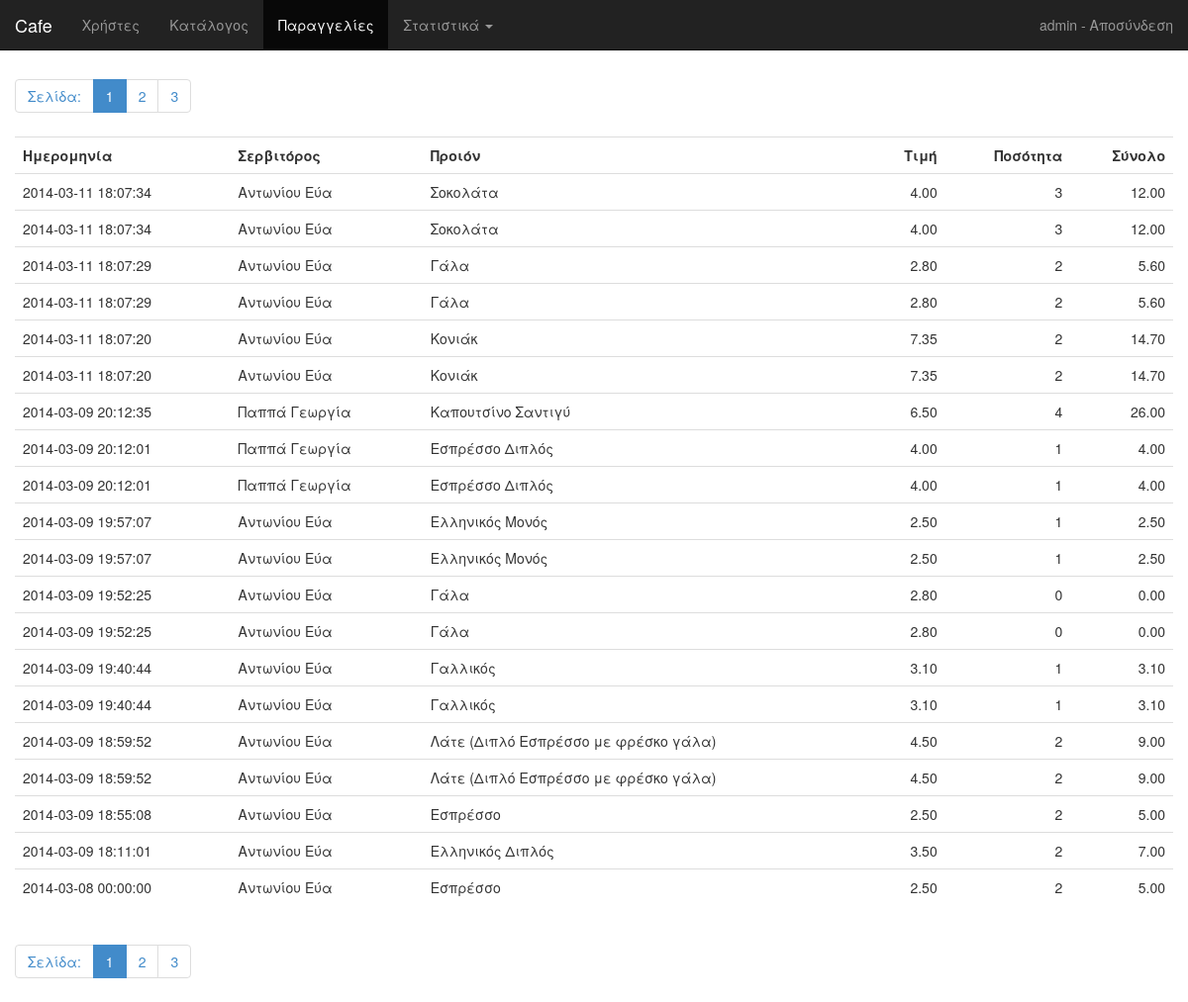
Before: /index.php?action=orders (signed in) with the older database file.
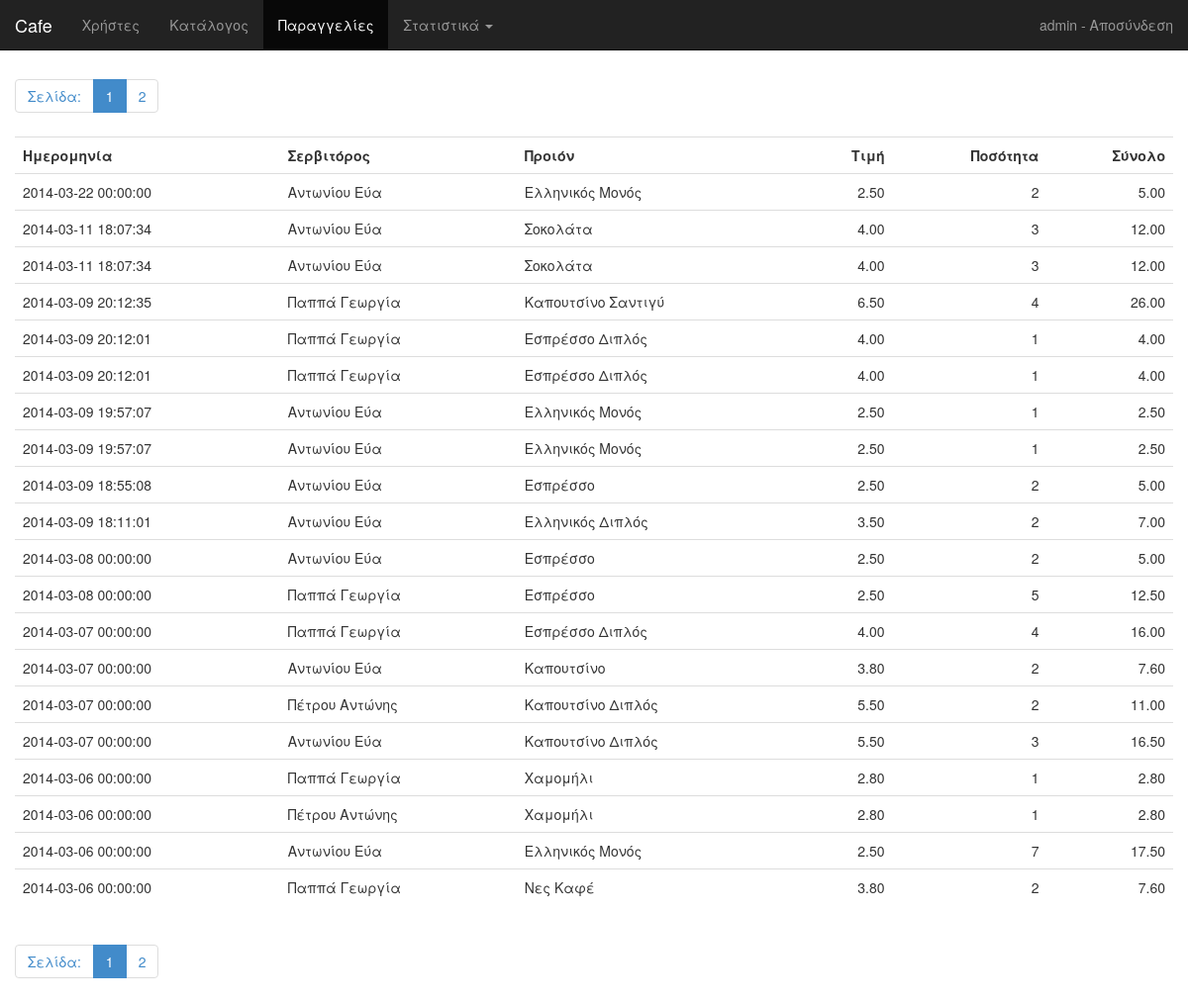
After: the same page with the newer database file.
### tables this page shows
CREATE TABLE IF NOT EXISTS `orders` (
  `OrderID` int(11) NOT NULL AUTO_INCREMENT,
  `ItemID` int(11) NOT NULL,
  `Quantity` int(11) NOT NULL,
  `OrderDateTime` datetime NOT NULL,
  `Username` varchar(20) NOT NULL,
  PRIMARY KEY (`OrderID`),
  KEY `ItemID_idx` (`ItemID`),
  KEY `Username_idx` (`Username`)
);

CREATE TABLE IF NOT EXISTS `users` (
  `Username` varchar(20) NOT NULL DEFAULT '',
  `FirstName` varchar(20) NOT NULL,
  `LastName` varchar(20) NOT NULL,
  `Password` varchar(20) NOT NULL,
  `Role` varchar(20) NOT NULL,
  PRIMARY KEY (`Username`)
);

CREATE TABLE IF NOT EXISTS `items` (
  `ItemID` int(11) NOT NULL AUTO_INCREMENT,
  `Name` varchar(50) NOT NULL,
  `Description` varchar(100) NOT NULL,
  `Price` decimal(5,2) NOT NULL,
  PRIMARY KEY (`ItemID`)
);

### db.php (called while the page is built, shortened)
<?php
	class Db
	{
		private $dbhost = "localhost";
		private $dbuser = "root";
		private $dbpass = "";
		private $database = "cafe";
		private $db;
		private $limit = 20;
		private function connect() {
			$this->db = new mysqli($this->dbhost, $this->dbuser, $this->dbpass, $this->database);
			if (mysqli_connect_errno()) {
			    return array('error' => true, 'message' => "Πρόβλημα Σύνδεσης στη Βάση Δεδομένων: ".mysqli_connect_error());
			}
			else {
				$this->db->query("SET CHARACTER SET 'UTF8'");
				return array('error' => false, 'message' => "Connect succeeded");
			}
		}
		function GetOrders($page) {
			$result = $this->connect();
			$total = $this->db->query('SELECT COUNT(*) total FROM orders')->fetch_object()->total;
			$pages = ceil($total / $this->limit);
			$stmt = $this->db->stmt_init();
			if (!($stmt = $this->db->prepare("SELECT orderid,orders.itemid,quantity,OrderDateTime,
												orders.username,items.name,
												users.lastname,users.firstname,
												items.price, items.price * quantity total
									FROM orders, items,users
                                    where items.itemid = orders.itemid and users.username = orders.username
                                    ORDER BY orderdatetime DESC LIMIT ? OFFSET ?")))
				return array('error' => true, 'message' => $this->db->error);
			if($page >= $pages)
				$offset = 0;
			else
				$offset = $page * $this->limit;
			if (!($stmt->bind_param("ii", $this->limit, $offset)))
		    	return array('error' => true, 'message' => $stmt->error);
		    if (!($stmt->execute()))
		    	return array('error' => true, 'message' => $stmt->error);
		    $res = $stmt->get_result();
		    while ($row = $res->fetch_array(MYSQLI_ASSOC))
	        {
	            $orders[] = $row;
	        }
		    $result = array('error' => false, 'data' => $orders, 'pages' => $pages);
			return $result;
		}
	}
?>

### orders.php (the view)
<?php
  	$db = new Db();
  	if (isset($_GET['page']))
  		$page = $_GET['page'];
  	else
  		$page = 0;
	$result = $db->GetOrders($page);
	if ($result['error'])
	{
	  	echo '<div class="alert alert-danger">';
        echo '<button type="button" class="close" data-dismiss="alert" aria-hidden="true">&times;</button>';
        echo '<strong>'.$result['message'].'</strong>';
        echo '</div>';
	}
	else {
		echo '<ul class="pagination">';
		echo '<li><a class="text-primary"> Σελίδα: </a></li>';
		for ($i = 0;$i < $result['pages'];$i++) {
			if ($i == $page) {
				echo '<li class="active"><a href="index.php?action=orders&page='.$i.'">'.($i + 1).'</a></li>';
			}
			else {
				echo '<li><a href="index.php?action=orders&page='.$i.'">'.($i + 1).'</a></li>';
			}
		}
		echo '</ul>';
		echo '<table class="table table-hover">';
		echo '<th>Ημερομηνία</th>';
		echo '<th>Σερβιτόρος</th>';
		echo '<th>Προιόν</th>';
		echo '<th style="text-align:right;">Τιμή</th>';
		echo '<th style="text-align:right;">Ποσότητα</th>';
		echo '<th style="text-align:right;">Σύνολο</th>';
		foreach ($result['data'] as $order) {
			echo '<tr>';
			echo '<td>'.$order['OrderDateTime'].'</td>';
			echo '<td>'.$order['lastname'].' '.$order['firstname'].'</td>';
			echo '<td>'.$order['name'].'</td>';
			echo '<td style="text-align:right;">'.$order['price'].'</td>';
			echo '<td style="text-align:right;">'.$order['quantity'].'</td>';
			echo '<td style="text-align:right;">'.$order['total'].'</td>';
			echo '</tr>';
		}
		echo '</table>';
		echo '<ul class="pagination">';
		echo '<li><a class="text-primary"> Σελίδα: </a></li>';
		for ($i = 0;$i < $result['pages'];$i++) {
			if ($i == $page) {
				echo '<li class="active"><a href="index.php?action=orders&page='.$i.'">'.($i + 1).'</a></li>';
			}
			else {
				echo '<li><a href="index.php?action=orders&page='.$i.'">'.($i + 1).'</a></li>';
			}
		}
		echo '</ul>';
	}
?>

Changed rows visible on the page:
removed orders: OrderDateTime "2014-03-11 18:07:29", Username.LastName "Αντωνίου", Username.FirstName "Εύα", ItemID.Name "Γάλα", ItemID.Price "2.80", Quantity "2", total "5.60"
removed orders: OrderDateTime "2014-03-11 18:07:29", Username.LastName "Αντωνίου", Username.FirstName "Εύα", ItemID.Name "Γάλα", ItemID.Price "2.80", Quantity "2", total "5.60"
removed orders: OrderDateTime "2014-03-11 18:07:20", Username.LastName "Αντωνίου", Username.FirstName "Εύα", ItemID.Name "Κονιάκ", ItemID.Price "7.35", Quantity "2", total "14.70"
removed orders: OrderDateTime "2014-03-11 18:07:20", Username.LastName "Αντωνίου", Username.FirstName "Εύα", ItemID.Name "Κονιάκ", ItemID.Price "7.35", Quantity "2", total "14.70"
removed orders: OrderDateTime "2014-03-09 19:52:25", Username.LastName "Αντωνίου", Username.FirstName "Εύα", ItemID.Name "Γάλα", ItemID.Price "2.80", Quantity "0", total "0.00"
removed orders: OrderDateTime "2014-03-09 19:52:25", Username.LastName "Αντωνίου", Username.FirstName "Εύα", ItemID.Name "Γάλα", ItemID.Price "2.80", Quantity "0", total "0.00"
removed orders: OrderDateTime "2014-03-09 19:40:44", Username.LastName "Αντωνίου", Username.FirstName "Εύα", ItemID.Name "Γαλλικός", ItemID.Price "3.10", Quantity "1", total "3.10"
removed orders: OrderDateTime "2014-03-09 19:40:44", Username.LastName "Αντωνίου", Username.FirstName "Εύα", ItemID.Name "Γαλλικός", ItemID.Price "3.10", Quantity "1", total "3.10"
removed orders: OrderDateTime "2014-03-09 18:59:52", Username.LastName "Αντωνίου", Username.FirstName "Εύα", ItemID.Name "Λάτε (Διπλό Εσπρέσσο με φρέσκο γάλα)", ItemID.Price "4.50", Quantity "2", total "9.00"
removed orders: OrderDateTime "2014-03-09 18:59:52", Username.LastName "Αντωνίου", Username.FirstName "Εύα", ItemID.Name "Λάτε (Διπλό Εσπρέσσο με φρέσκο γάλα)", ItemID.Price "4.50", Quantity "2", total "9.00"
added orders: OrderDateTime "2014-03-22 00:00:00", Username.LastName "Αντωνίου", Username.FirstName "Εύα", ItemID.Name "Ελληνικός Μονός", ItemID.Price "2.50", Quantity "2", total "5.00"
now on this page (row unchanged): orders: OrderDateTime "2014-03-08 00:00:00", Username.LastName "Παππά", Username.FirstName "Γεωργία", ItemID.Name "Εσπρέσσο", ItemID.Price "2.50", Quantity "5", total "12.50"
now on this page (row unchanged): orders: OrderDateTime "2014-03-07 00:00:00", Username.LastName "Παππά", Username.FirstName "Γεωργία", ItemID.Name "Εσπρέσσο Διπλός", ItemID.Price "4.00", Quantity "4", total "16.00"
now on this page (row unchanged): orders: OrderDateTime "2014-03-07 00:00:00", Username.LastName "Αντωνίου", Username.FirstName "Εύα", ItemID.Name "Καπουτσίνο", ItemID.Price "3.80", Quantity "2", total "7.60"
now on this page (row unchanged): orders: OrderDateTime "2014-03-07 00:00:00", Username.LastName "Πέτρου", Username.FirstName "Αντώνης", ItemID.Name "Καπουτσίνο Διπλός", ItemID.Price "5.50", Quantity "2", total "11.00"
now on this page (row unchanged): orders: OrderDateTime "2014-03-07 00:00:00", Username.LastName "Αντωνίου", Username.FirstName "Εύα", ItemID.Name "Καπουτσίνο Διπλός", ItemID.Price "5.50", Quantity "3", total "16.50"
now on this page (row unchanged): orders: OrderDateTime "2014-03-06 00:00:00", Username.LastName "Παππά", Username.FirstName "Γεωργία", ItemID.Name "Χαμομήλι", ItemID.Price "2.80", Quantity "1", total "2.80"
now on this page (row unchanged): orders: OrderDateTime "2014-03-06 00:00:00", Username.LastName "Πέτρου", Username.FirstName "Αντώνης", ItemID.Name "Χαμομήλι", ItemID.Price "2.80", Quantity "1", total "2.80"
now on this page (row unchanged): orders: OrderDateTime "2014-03-06 00:00:00", Username.LastName "Αντωνίου", Username.FirstName "Εύα", ItemID.Name "Ελληνικός Μονός", ItemID.Price "2.50", Quantity "7", total "17.50"
now on this page (row unchanged): orders: OrderDateTime "2014-03-06 00:00:00", Username.LastName "Παππά", Username.FirstName "Γεωργία", ItemID.Name "Νες Καφέ", ItemID.Price "3.80", Quantity "2", total "7.60"
Other visible differences:
list line gone: "3"
